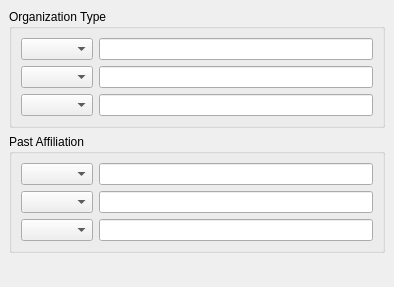
<ui version="4.0" >
 <class>ICQOrgAffInfoWidget</class>
 <widget class="QWidget" name="ICQOrgAffInfoWidget" >
  <property name="geometry" >
   <rect>
    <x>0</x>
    <y>0</y>
    <width>394</width>
    <height>287</height>
   </rect>
  </property>
  <layout class="QVBoxLayout" >
   <property name="margin" >
    <number>9</number>
   </property>
   <property name="spacing" >
    <number>6</number>
   </property>
   <item>
    <widget class="QGroupBox" name="groupBox" >
     <property name="title" >
      <string>Organization Type</string>
     </property>
     <layout class="QGridLayout" >
      <property name="margin" >
       <number>9</number>
      </property>
      <property name="spacing" >
       <number>6</number>
      </property>
      <item row="0" column="0" >
       <widget class="QComboBox" name="org1CategoryCombo" />
      </item>
      <item row="0" column="1" >
       <widget class="QLineEdit" name="org1KeywordEdit" >
        <property name="readOnly" >
         <bool>true</bool>
        </property>
       </widget>
      </item>
      <item row="1" column="0" >
       <widget class="QComboBox" name="org2CategoryCombo" />
      </item>
      <item row="1" column="1" >
       <widget class="QLineEdit" name="org2KeywordEdit" >
        <property name="readOnly" >
         <bool>true</bool>
        </property>
       </widget>
      </item>
      <item row="2" column="0" >
       <widget class="QComboBox" name="org3CategoryCombo" />
      </item>
      <item row="2" column="1" >
       <widget class="QLineEdit" name="org3KeywordEdit" >
        <property name="readOnly" >
         <bool>true</bool>
        </property>
       </widget>
      </item>
     </layout>
    </widget>
   </item>
   <item>
    <widget class="QGroupBox" name="groupBox_2" >
     <property name="title" >
      <string>Past Affiliation</string>
     </property>
     <layout class="QGridLayout" >
      <property name="margin" >
       <number>9</number>
      </property>
      <property name="spacing" >
       <number>6</number>
      </property>
      <item row="0" column="0" >
       <widget class="QComboBox" name="aff1CategoryCombo" />
      </item>
      <item row="0" column="1" >
       <widget class="QLineEdit" name="aff1KeywordEdit" >
        <property name="readOnly" >
         <bool>true</bool>
        </property>
       </widget>
      </item>
      <item row="1" column="0" >
       <widget class="QComboBox" name="aff2CategoryCombo" />
      </item>
      <item row="1" column="1" >
       <widget class="QLineEdit" name="aff2KeywordEdit" >
        <property name="readOnly" >
         <bool>true</bool>
        </property>
       </widget>
      </item>
      <item row="2" column="0" >
       <widget class="QComboBox" name="aff3CategoryCombo" />
      </item>
      <item row="2" column="1" >
       <widget class="QLineEdit" name="aff3KeywordEdit" >
        <property name="readOnly" >
         <bool>true</bool>
        </property>
       </widget>
      </item>
     </layout>
    </widget>
   </item>
   <item>
    <spacer>
     <property name="orientation" >
      <enum>Qt::Vertical</enum>
     </property>
     <property name="sizeHint" >
      <size>
       <width>241</width>
       <height>16</height>
      </size>
     </property>
    </spacer>
   </item>
  </layout>
 </widget>
 <tabstops>
  <tabstop>org1CategoryCombo</tabstop>
  <tabstop>org1KeywordEdit</tabstop>
  <tabstop>org2CategoryCombo</tabstop>
  <tabstop>org2KeywordEdit</tabstop>
  <tabstop>org3CategoryCombo</tabstop>
  <tabstop>org3KeywordEdit</tabstop>
  <tabstop>aff1CategoryCombo</tabstop>
  <tabstop>aff1KeywordEdit</tabstop>
  <tabstop>aff2CategoryCombo</tabstop>
  <tabstop>aff2KeywordEdit</tabstop>
  <tabstop>aff3CategoryCombo</tabstop>
  <tabstop>aff3KeywordEdit</tabstop>
 </tabstops>
 <resources/>
 <connections/>
</ui>
